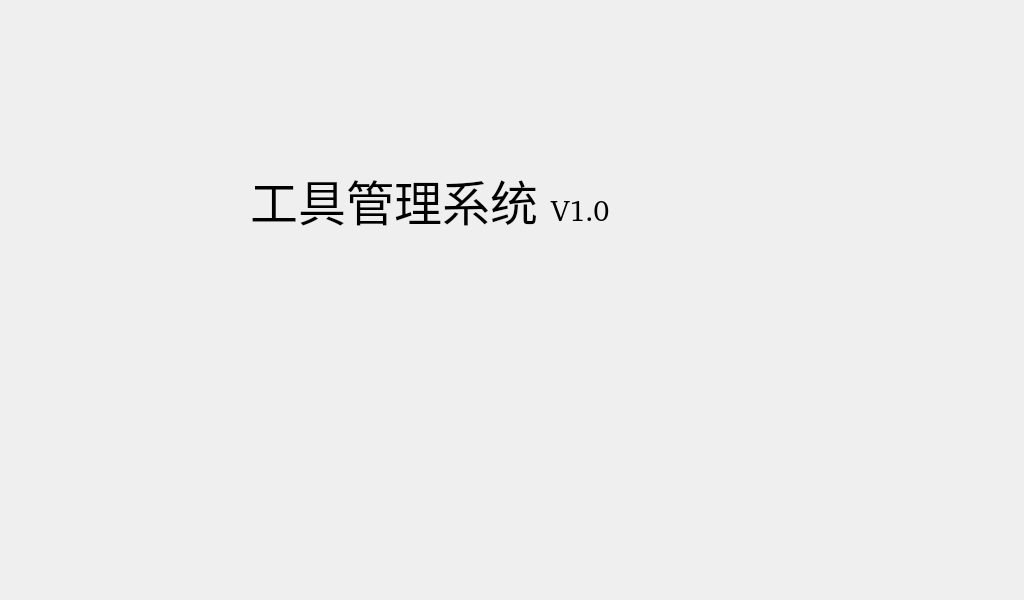
<?xml version="1.0" encoding="UTF-8"?>
<ui version="4.0">
 <class>Welcome</class>
 <widget class="QDialog" name="Welcome">
  <property name="geometry">
   <rect>
    <x>0</x>
    <y>0</y>
    <width>1024</width>
    <height>600</height>
   </rect>
  </property>
  <property name="font">
   <font>
    <family>20 db</family>
    <pointsize>16</pointsize>
   </font>
  </property>
  <property name="windowTitle">
   <string>Dialog</string>
  </property>
  <widget class="QLabel" name="label_3">
   <property name="geometry">
    <rect>
     <x>250</x>
     <y>150</y>
     <width>671</width>
     <height>101</height>
    </rect>
   </property>
   <property name="font">
    <font>
     <family>Noto Sans [unknown]</family>
     <pointsize>30</pointsize>
    </font>
   </property>
   <property name="text">
    <string>&lt;html&gt;&lt;head/&gt;&lt;body&gt;&lt;p&gt;&lt;span style=&quot; font-size:36pt; color:#000000;&quot;&gt;工具管理系统 &lt;/span&gt;&lt;span style=&quot; font-size:22pt; color:#000000;&quot;&gt;V1.0&lt;/span&gt;&lt;/p&gt;&lt;/body&gt;&lt;/html&gt;</string>
   </property>
  </widget>
  <widget class="QLabel" name="label_2">
   <property name="geometry">
    <rect>
     <x>370</x>
     <y>320</y>
     <width>191</width>
     <height>201</height>
    </rect>
   </property>
   <property name="text">
    <string/>
   </property>
   <property name="pixmap">
    <pixmap>img/zw1.png</pixmap>
   </property>
  </widget>
  <widget class="QLabel" name="label">
   <property name="geometry">
    <rect>
     <x>190</x>
     <y>20</y>
     <width>601</width>
     <height>91</height>
    </rect>
   </property>
   <property name="text">
    <string/>
   </property>
   <property name="pixmap">
    <pixmap>img/logo.png</pixmap>
   </property>
  </widget>
 </widget>
 <resources/>
 <connections/>
</ui>
